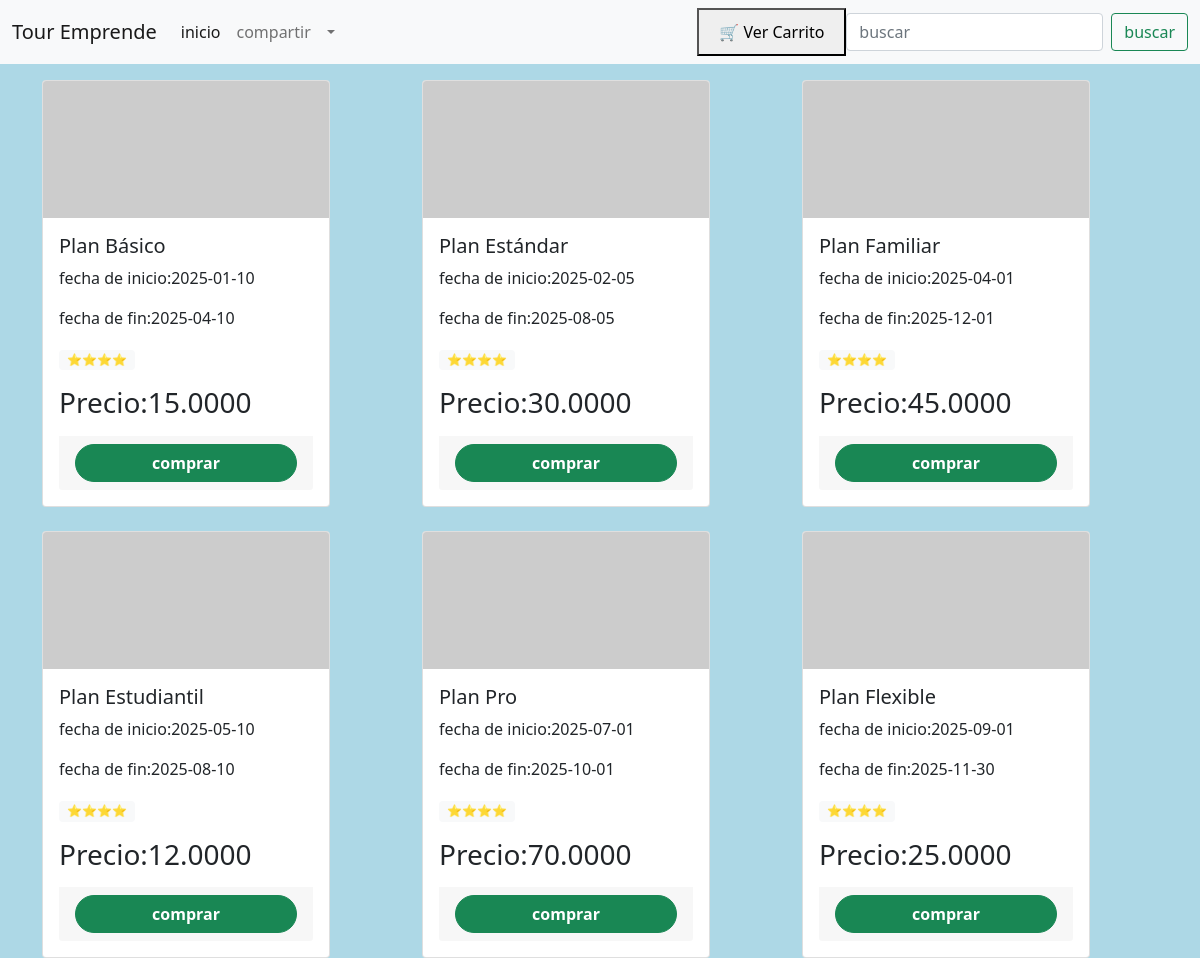
The app's page /pagina.php with its own data.
### tables this page shows
CREATE TABLE `planes` (
  `id_planes` int(15) NOT NULL,
  `nom_planes` varchar(140) NOT NULL,
  `precio` decimal(10,4) NOT NULL,
  `f_inicio` date NOT NULL,
  `f_fin` date NOT NULL,
  `estado` varchar(15) NOT NULL,
  `id_servicio` int(10) NOT NULL
);

### pagina.php (the view, shortened to what this page needs)
<?php
require_once 'conexiones.php';
$paquetes = $conexion->query("SELECT * FROM planes WHERE planes.estado = 'activo';");
?>
<!DOCTYPE html>
<html lang="en">
<head>
<link href="https://cdn.jsdelivr.net/npm/bootstrap@5.0.2/dist/css/bootstrap.min.css" rel="stylesheet">
</head>
<body>
<body style="background-color: lightblue;">
</body>
<nav class="navbar navbar-expand-lg navbar-light bg-light">
<div class="container-fluid">
    <a class="navbar-brand" href="#">Tour Emprende</a>
    <div class="collapse navbar-collapse" id="navbarSupportedContent">
    <ul class="navbar-nav me-auto mb-2 mb-lg-0">
        <li class="nav-item">
        <a class="nav-link active" aria-current="page" href="#">inicio</a>
        </li>
        <li class="nav-item">
        <a class="nav-link" href="#">compartir</a>
        </li>
        <li class="nav-item dropdown">
        <a class="nav-link dropdown-toggle" href="#" id="navbarDropdown" role="button" data-bs-toggle="dropdown" aria-expanded="false"></a>
        </li>
        <li class="nav-item">
        <a class="nav-link disabled" href="#" tabindex="-1" aria-disabled="true"></a>
        </li>
    </ul>
<button onclick="abrirCarrito()" style="padding:10px 20px; cursor:pointer;">
    🛒 Ver Carrito
</button>
    <form class="d-flex">
        <input class="form-control me-2" type="search" placeholder="buscar" aria-label="Search">
        <button class="btn btn-outline-success" type="submit">buscar</button>
    </form>
    </div>
</div>
</nav>
<div class="container mt-3">
    <div class="row row-cols-2 row-cols-md-3 g-4">
    <?php
    if ($paquetes->num_rows >0)
        foreach($paquetes as $paquete) {
        ?>
    <div class="col">
    <div class="card" style="width: 18rem;">
        <img src="https://picsum.photos/250/120?random=7" class="card-img-top" alt="españa">
        <div class="card-body">
            <h5 class="card-title"><?=$paquete['nom_planes']?> </h5>
            <p>fecha de inicio:<?=$paquete['f_inicio']?></p>
            <p>fecha de fin:<?=$paquete['f_fin']?></p>
            <span class="badge bg-light text-dark"++>⭐⭐⭐⭐</span>
            <div class="mt-3">
                <h3>Precio:<?=$paquete['precio']?></h3>
            </div>
                <div class="card-footer bg-transpa border-0 mt-3">
                    <a href="index3.php?id<?=$paquete['id_planes']?>"
                    class="btn btn-success w-100 fw-bold rounded-pill">
                    comprar
                    </a>
                </div>
        </div>
    </div>
    </div>
    <?php } ?>
</div>
</div>
</body>
</html>

### records on screen
planes: nom_planes "Plan Básico", f_inicio "2025-01-10", f_fin "2025-04-10", precio "15.0000"
planes: nom_planes "Plan Estándar", f_inicio "2025-02-05", f_fin "2025-08-05", precio "30.0000"
planes: nom_planes "Plan Familiar", f_inicio "2025-04-01", f_fin "2025-12-01", precio "45.0000"
planes: nom_planes "Plan Estudiantil", f_inicio "2025-05-10", f_fin "2025-08-10", precio "12.0000"
planes: nom_planes "Plan Pro", f_inicio "2025-07-01", f_fin "2025-10-01", precio "70.0000"
planes: nom_planes "Plan Flexible", f_inicio "2025-09-01", f_fin "2025-11-30", precio "25.0000"
